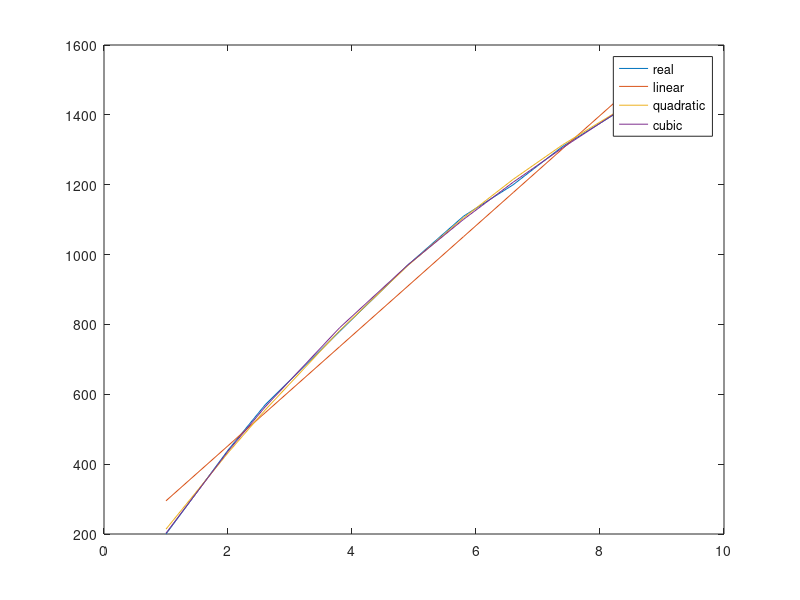

The MATLAB script that drew this image:
clc
clear
close
x=[1 2 2.6 3.8 4.9 5.8 6.6 7.4 8.4 9];
y=[200 440 570 780 970 1110 1200 1310 1420 1490];
 plot(x,y)
%linear regration
 n=length(x);
xtx=[n sum(x);sum(x) sum(x.*x)] ;
xty=[sum(y);sum(x.*y)] ;
a=inv(xtx)*xty 
y1=a(1) +a(2)*x  
hold on
plot(x,y1)

%quadratic regression

xtxq=[n sum(x) sum(x.*x);sum(x) sum(x.*x) sum(x.*x.*x);sum(x.*x) sum(x.*x.*x) sum(x.*x.*x.*x)];
xtyq=[sum(y); sum(x.*y); sum(x.*x.*y)];
aq=inv(xtxq)*xtyq
yq=aq(1)+aq(2)*x +aq(3).*x.*x
 hold on
 plot(x,yq)
%  cubic equation
xtxc=[n sum(x) sum(x.*x) sum(x.*x.*x);sum(x) sum(x.*x) sum(x.*x.*x) sum(x.*x.*x.*x);sum(x.*x) sum(x.*x.*x) sum(x.*x.*x.*x) sum(x.*x.*x.*x.*x); sum(x.*x.*x) sum(x.*x.*x.*x) sum(x.*x.*x.*x.*x) sum(x.*x.*x.*x.*x.*x)];
xtyc=[sum(y); sum(x.*y); sum(x.*x.*y); sum(x.*x.*x.*y)];
 ac=inv(xtxc)*xtyc
 yc=ac(1) +ac(2).*x + ac(3).*x.*x + ac(4).*x.*x.*x
 hold on
 plot(x,yc)
 legend('real','linear','quadratic','cubic')
 %Coefficient of regration
 
 sse=0
 sst=0
 ssr=0
 
 for i=1:1:n
      sse=sse+ (y(i)-yc(i)).^2
      sst=sst+(y(i)-mean(y)).^2
ssr=ssr+(yc(i)-mean(y)).^2
 end
 
 
%  r2=1-((sse/n)/var(y))
% r2=1-(sse/sst)
r2=ssr/sst
 
    